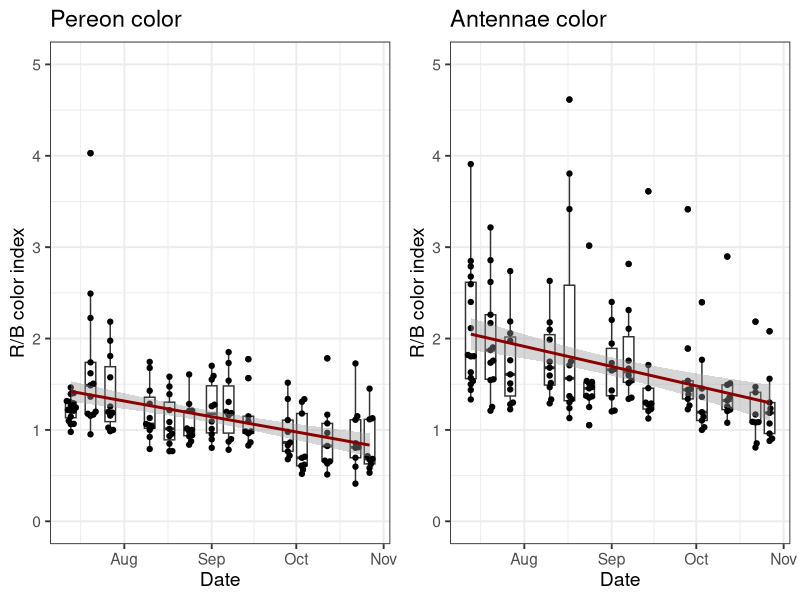
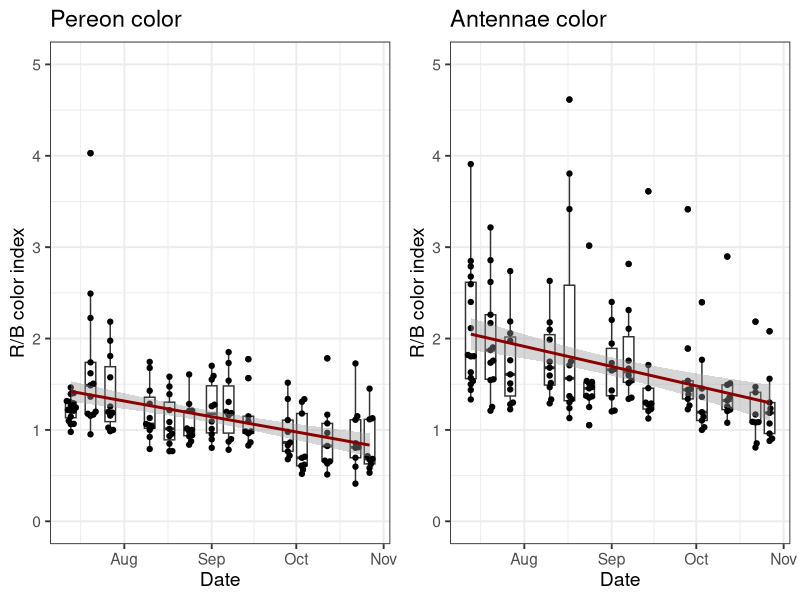
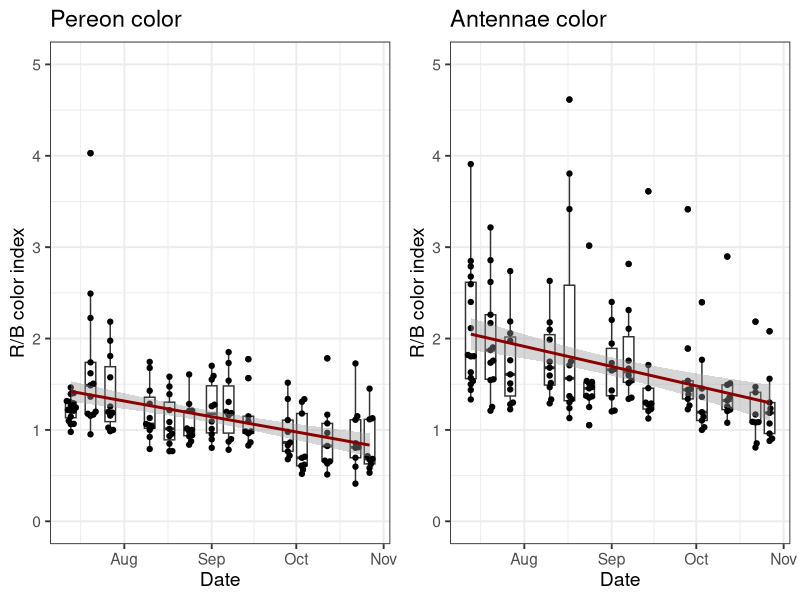

Here is the R script that generated these plots, in order:
library(ggplot2)
library(openxlsx)
library(ggbeeswarm)
library(ggpubr)
Sys.setlocale("LC_TIME", "C")
## if something throws an error uncomment and run:
# install.packages("packagename")

color_changes <- read.xlsx("data/Color_and_survival.xlsx", detectDates = T)

## Calculate color index (it's actually R/B)
color_changes$Red <- strtoi(as.hexmode(substr(color_changes$Pereon, 1, 2)), base = 16)
color_changes$Green <- strtoi(as.hexmode(substr(color_changes$Pereon, 3, 4)), base = 16)
color_changes$Blue <- strtoi(as.hexmode(substr(color_changes$Pereon, 5, 6)), base = 16)
color_changes$RtoB <- color_changes$Red/color_changes$Blue

### Some checks
## Before
## aab08c
strtoi(as.hexmode("aa"), base = 16)/strtoi(as.hexmode("8c"), base = 16)
##1.21
## Antennae af975c
strtoi(as.hexmode("af"), base = 16)/strtoi(as.hexmode("5c"), base = 16)
##1.90

## After
## Pereon: 385878 or 4c657b
strtoi(as.hexmode("38"), base = 16)/strtoi(as.hexmode("78"), base = 16)
strtoi(as.hexmode("4c"), base = 16)/strtoi(as.hexmode("7b"), base = 16)
## 0.61
## 6f716a
strtoi(as.hexmode("6f"), base = 16)/strtoi(as.hexmode("6a"), base = 16)
## 1.05


## The same (color index) for antennae
color_changes$ARed <- strtoi(as.hexmode(substr(color_changes$Antennae, 1, 2)), base = 16)
color_changes$AGreen <- strtoi(as.hexmode(substr(color_changes$Antennae, 3, 4)), base = 16)
color_changes$ABlue <- strtoi(as.hexmode(substr(color_changes$Antennae, 5, 6)), base = 16)
color_changes$ARtoB <- color_changes$ARed/color_changes$ABlue

## Final plotting for Fig. 1
pP <- 
ggplot(data = color_changes[color_changes$Date > "2020-07-01", ], aes(x=Date, y=RtoB)) + #, col = Color,)) + 
  #geom_boxplot() + geom_jitter(position = position_jitterdodge()) + 
  geom_boxplot(aes(group=Date)) + geom_beeswarm() + expand_limits(y=c(0,5))+
  ylab("R/B color index") +
  theme_bw(base_size = 14) + scale_color_manual(values = c("#0072B2", "#D55E00")) + #"#00BFC4", "#7CAE00"
  geom_smooth(method = "lm", col = "darkred") + ggtitle("Pereon color")

pA <- 
ggplot(data = color_changes[color_changes$Date > "2020-07-01", ], aes(x=Date, y=ARtoB)) + #, col = Color,)) + 
  #geom_boxplot() + geom_jitter(position = position_jitterdodge()) + 
  geom_boxplot(aes(group=Date)) + geom_beeswarm() + expand_limits(y=c(0,5))+
  ylab("R/B color index") +
  theme_bw(base_size = 14) + scale_color_manual(values = c("#0072B2", "#D55E00")) + #"#00BFC4", "#7CAE00"
  geom_smooth(method = "lm", col = "darkred") + ggtitle("Antennae color")

ggarrange(pP, pA)
ggsave("Fig2_color_changes.png", width = 8, height = 3)
ggsave("Fig2_color_changes.svg", width = 8, height = 3)

## And write out an updated table
write.xlsx(color_changes, "Color_changes_with_index_values.xlsx")

## Photos were added with Inkscape
